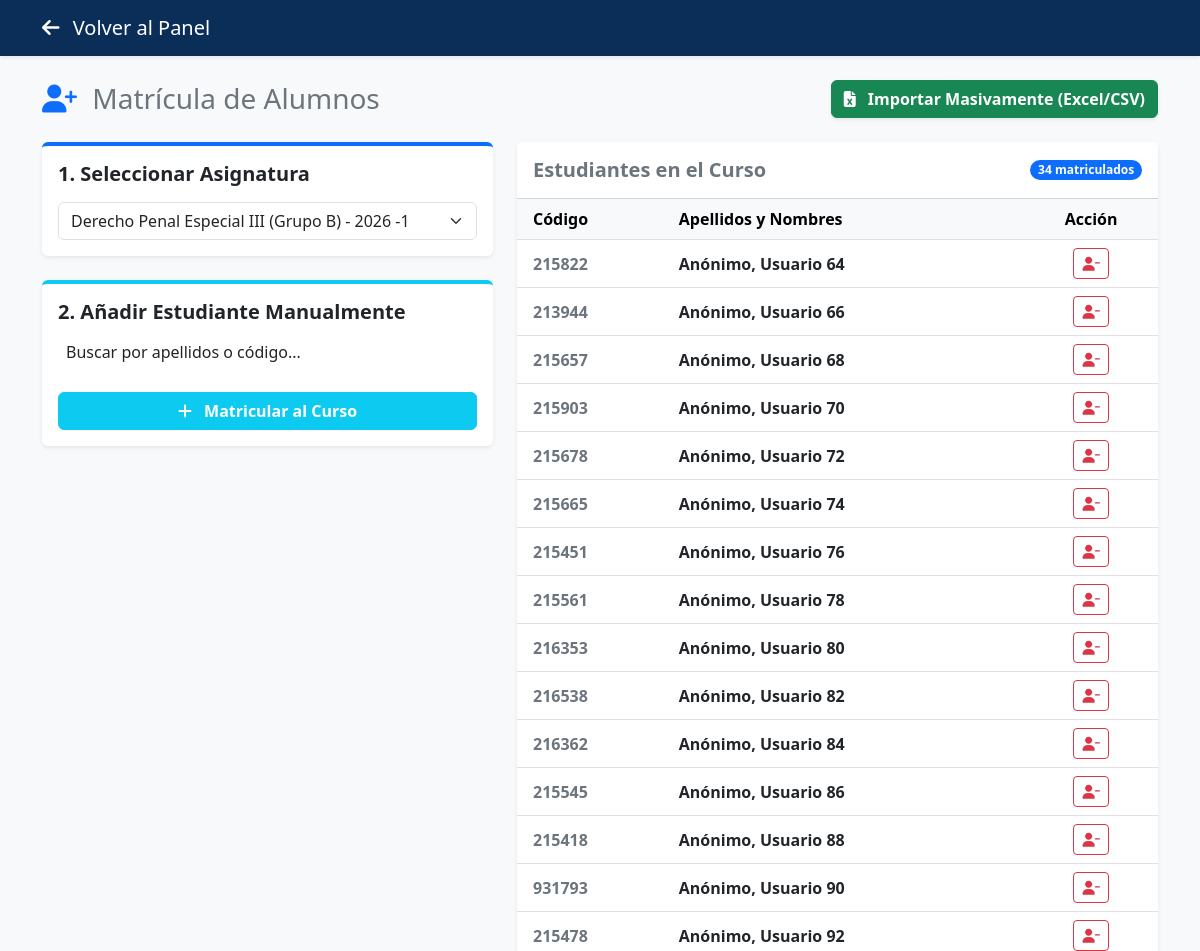
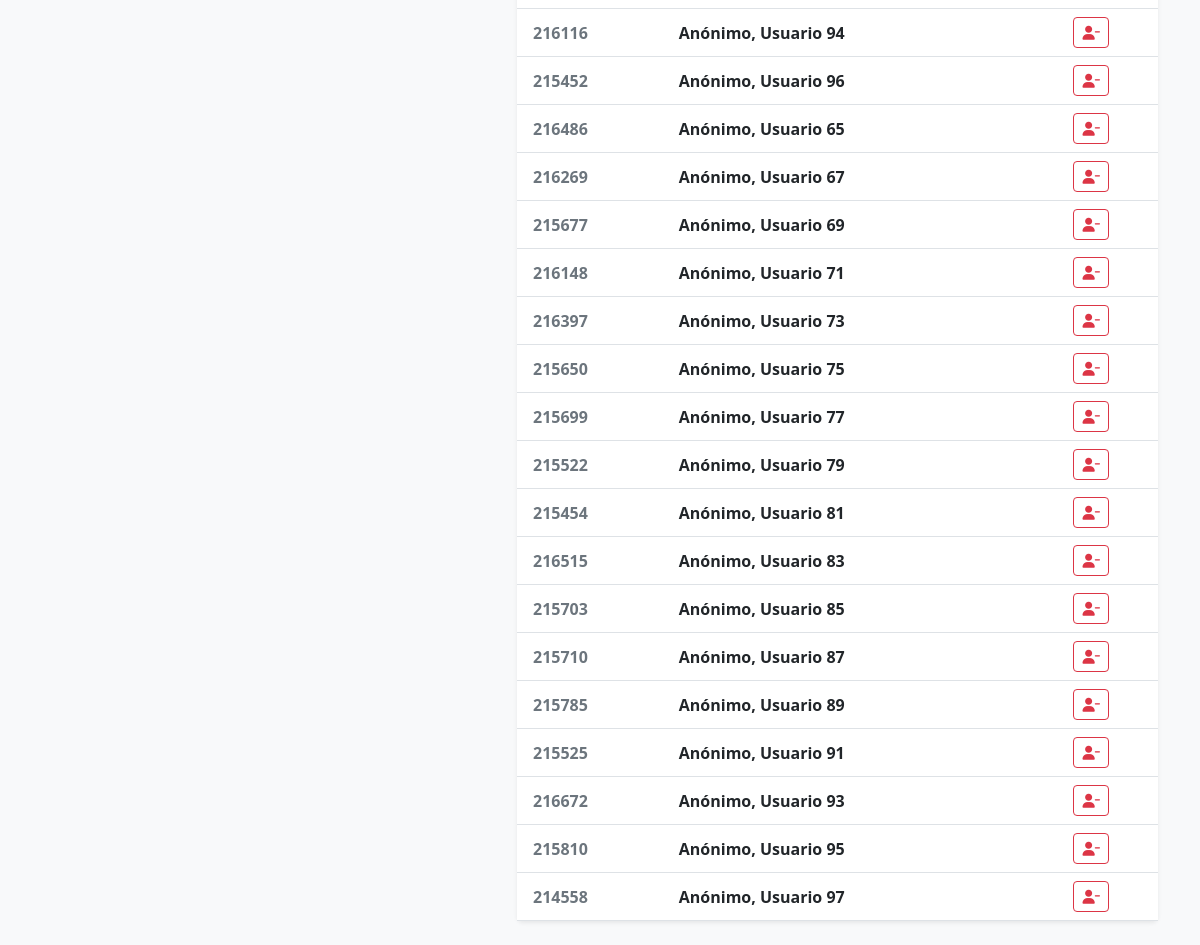
The page /gestionar_matriculas.php?curso_id=1 (signed in) on the database its author committed (2 pictures, top to bottom).
### tables this page shows
CREATE TABLE `usuarios` (
  `id` int(11) NOT NULL,
  `rol` enum('admin','docente','estudiante') NOT NULL,
  `nombres` varchar(100) NOT NULL,
  `apellidos` varchar(100) NOT NULL,
  `email` varchar(100) NOT NULL,
  `password` varchar(255) NOT NULL,
  `codigo_estudiante` varchar(20) DEFAULT NULL,
  `ciclo` varchar(10) DEFAULT NULL,
  `semestre` varchar(10) DEFAULT NULL,
  `estado` tinyint(1) DEFAULT 1,
  `created_at` timestamp NULL DEFAULT current_timestamp(),
  `reset_token` varchar(100) DEFAULT NULL,
  `reset_token_exp` datetime DEFAULT NULL
);

### gestionar_matriculas.php (the view, shortened to what this page needs)
<?php
require_once 'config/conexion.php';
$es_admin = ($_SESSION['rol'] === 'admin');
$curso_seleccionado = $_GET['curso_id'] ?? ($_POST['curso_id'] ?? '');
$sql_cursos = $es_admin ? "SELECT id, nombre_curso FROM cursos ORDER BY nombre_curso" : "SELECT id, nombre_curso FROM cursos WHERE docente_id = ? ORDER BY nombre_curso";
$stmt_cursos = $es_admin ? $pdo->query($sql_cursos) : $pdo->prepare($sql_cursos);
$cursos = $stmt_cursos->fetchAll(PDO::FETCH_ASSOC);
$alumnos_matriculados = []; $todos_estudiantes = [];
if ($curso_seleccionado) {
    $stmt_mat = $pdo->prepare("SELECT u.id, u.nombres, u.apellidos, u.codigo_estudiante FROM matriculas m JOIN usuarios u ON m.estudiante_id = u.id WHERE m.curso_id = ? ORDER BY u.apellidos");
    $stmt_mat->execute([$curso_seleccionado]);
    $alumnos_matriculados = $stmt_mat->fetchAll(PDO::FETCH_ASSOC);
}
?>
<!DOCTYPE html>
<html lang="es">
<head>
    <link href="https://cdn.jsdelivr.net/npm/bootstrap@5.3.0/dist/css/bootstrap.min.css" rel="stylesheet">
    <link href="https://cdn.jsdelivr.net/npm/select2@4.1.0-rc.0/dist/css/select2.min.css" rel="stylesheet" />
    <link href="https://cdn.jsdelivr.net/npm/select2-bootstrap-5-theme@1.3.0/dist/select2-bootstrap-5-theme.min.css" rel="stylesheet" />
    <link rel="stylesheet" href="https://cdnjs.cloudflare.com/ajax/libs/font-awesome/6.4.0/css/all.min.css">
</head>
<body>
    <nav class="navbar navbar-dark bg-unap shadow-sm">
        <div class="container"><a class="navbar-brand" href="<?= $es_admin ? 'dashboard_admin.php' : 'dashboard_docente.php' ?>"><i class="fas fa-arrow-left me-2"></i> Volver al Panel</a></div>
    </nav>
    <main class="container py-4">
        <div class="d-flex justify-content-between align-items-center mb-4">
            <h3 class="text-secondary mb-0"><i class="fas fa-user-plus text-primary me-2"></i> Matrícula de Alumnos</h3>
            <a href="matricular_csv.php" class="btn btn-success fw-bold shadow-sm">
                <i class="fas fa-file-excel me-2"></i> Importar Masivamente (Excel/CSV)
            </a>
        </div>
        <div class="row">
            <div class="col-md-5 mb-4">
                <div class="card shadow-sm border-0 border-top border-4 border-primary mb-4">
                    <div class="card-body">
                        <h5 class="card-title fw-bold mb-3">1. Seleccionar Asignatura</h5>
                        <form method="GET">
                            <select name="curso_id" class="form-select" onchange="this.form.submit()" required>
                                <?php foreach($cursos as $c): ?>
                                    <option value="<?= $c['id'] ?>" <?= ($curso_seleccionado == $c['id']) ? 'selected' : '' ?>><?= htmlspecialchars($c['nombre_curso']) ?></option>
                                <?php endforeach; ?>
                            </select>
                        </form>
                    </div>
                </div>
                <?php if ($curso_seleccionado): ?>
                <div class="card shadow-sm border-0 border-top border-4 border-info">
                    <div class="card-body">
                        <h5 class="card-title fw-bold mb-3">2. Añadir Estudiante Manualmente</h5>
                        <form method="POST">
                            <div class="mb-4">
                            </div>
                            <button type="submit" class="btn btn-info text-white w-100 fw-bold"><i class="fas fa-plus me-2"></i> Matricular al Curso</button>
                        </form>
                    </div>
                </div>
                <?php endif; ?>
            </div>
            <div class="col-md-7">
                <div class="card shadow-sm border-0">
                    <div class="card-header bg-white py-3 d-flex justify-content-between align-items-center">
                        <h5 class="mb-0 fw-bold text-secondary">Estudiantes en el Curso</h5>
                        <?php if ($curso_seleccionado): ?><span class="badge bg-primary rounded-pill"><?= count($alumnos_matriculados) ?> matriculados</span><?php endif; ?>
                    </div>
                    <div class="card-body table-responsive p-0">
                        <?php if (!$curso_seleccionado): ?>
                            <div class="p-5 text-center text-muted"><i class="fas fa-hand-point-left fa-3x mb-3 opacity-50"></i><h5>Selecciona un curso a la izquierda</h5></div>
                        <?php else: ?>
                            <table class="table table-hover align-middle mb-0">
                                <thead class="table-light"><tr><th class="ps-3">Código</th><th>Apellidos y Nombres</th><th class="text-center">Acción</th></tr></thead>
                                <tbody>
                                    <?php if(empty($alumnos_matriculados)): ?>
                                        <tr><td colspan="3" class="text-center py-4 text-muted">No hay alumnos matriculados.</td></tr>
                                    <?php else: ?>
                                        <?php foreach($alumnos_matriculados as $am): ?>
                                        <tr>
                                            <td class="ps-3 fw-bold text-secondary"><?= htmlspecialchars($am['codigo_estudiante'] ?? 'S/C') ?></td>
                                            <td class="fw-bold"><?= htmlspecialchars($am['apellidos'].', '.$am['nombres']) ?></td>
                                            <td class="text-center">
                                                <form method="POST" onsubmit="return confirm('¿Retirar a este alumno?');">
                                                    <button type="submit" class="btn btn-sm btn-outline-danger" title="Retirar alumno"><i class="fas fa-user-minus"></i></button>
                                                </form>
                                            </td>
                                        </tr>
                                        <?php endforeach; ?>
                                    <?php endif; ?>
                                </tbody>
                            </table>
                        <?php endif; ?>
                    </div>
                </div>
            </div>
        </div>
    </main>
</body>
</html>

### gestionar_matriculas.php (style rules this page uses)
body { background-color: #f8f9fa; }
.bg-unap { background-color: #0b2e59; }

### rows shown on the page
usuarios: codigo_estudiante "215822", apellidos+nombres "Anónimo, Usuario 64"
usuarios: codigo_estudiante "213944", apellidos+nombres "Anónimo, Usuario 66"
usuarios: codigo_estudiante "215657", apellidos+nombres "Anónimo, Usuario 68"
usuarios: codigo_estudiante "215903", apellidos+nombres "Anónimo, Usuario 70"
usuarios: codigo_estudiante "215678", apellidos+nombres "Anónimo, Usuario 72"
usuarios: codigo_estudiante "215665", apellidos+nombres "Anónimo, Usuario 74"
usuarios: codigo_estudiante "215451", apellidos+nombres "Anónimo, Usuario 76"
usuarios: codigo_estudiante "215561", apellidos+nombres "Anónimo, Usuario 78"
usuarios: codigo_estudiante "216353", apellidos+nombres "Anónimo, Usuario 80"
usuarios: codigo_estudiante "216538", apellidos+nombres "Anónimo, Usuario 82"
usuarios: codigo_estudiante "216362", apellidos+nombres "Anónimo, Usuario 84"
usuarios: codigo_estudiante "215545", apellidos+nombres "Anónimo, Usuario 86"
usuarios: codigo_estudiante "215418", apellidos+nombres "Anónimo, Usuario 88"
usuarios: codigo_estudiante "931793", apellidos+nombres "Anónimo, Usuario 90"
usuarios: codigo_estudiante "215478", apellidos+nombres "Anónimo, Usuario 92"
usuarios: codigo_estudiante "216116", apellidos+nombres "Anónimo, Usuario 94"
usuarios: codigo_estudiante "215452", apellidos+nombres "Anónimo, Usuario 96"
usuarios: codigo_estudiante "216486", apellidos+nombres "Anónimo, Usuario 65"
usuarios: codigo_estudiante "216269", apellidos+nombres "Anónimo, Usuario 67"
usuarios: codigo_estudiante "215677", apellidos+nombres "Anónimo, Usuario 69"
usuarios: codigo_estudiante "216148", apellidos+nombres "Anónimo, Usuario 71"
usuarios: codigo_estudiante "216397", apellidos+nombres "Anónimo, Usuario 73"
usuarios: codigo_estudiante "215650", apellidos+nombres "Anónimo, Usuario 75"
usuarios: codigo_estudiante "215699", apellidos+nombres "Anónimo, Usuario 77"
usuarios: codigo_estudiante "215522", apellidos+nombres "Anónimo, Usuario 79"
usuarios: codigo_estudiante "215454", apellidos+nombres "Anónimo, Usuario 81"
usuarios: codigo_estudiante "216515", apellidos+nombres "Anónimo, Usuario 83"
usuarios: codigo_estudiante "215703", apellidos+nombres "Anónimo, Usuario 85"
usuarios: codigo_estudiante "215710", apellidos+nombres "Anónimo, Usuario 87"
usuarios: codigo_estudiante "215785", apellidos+nombres "Anónimo, Usuario 89"
usuarios: codigo_estudiante "215525", apellidos+nombres "Anónimo, Usuario 91"
usuarios: codigo_estudiante "216672", apellidos+nombres "Anónimo, Usuario 93"
usuarios: codigo_estudiante "215810", apellidos+nombres "Anónimo, Usuario 95"
usuarios: codigo_estudiante "214558", apellidos+nombres "Anónimo, Usuario 97"

### other values the page prints
count($alumnos_matriculados) "34"
form field curso_id "Derecho Penal Especial III (Grupo B) - 2026 -1"
